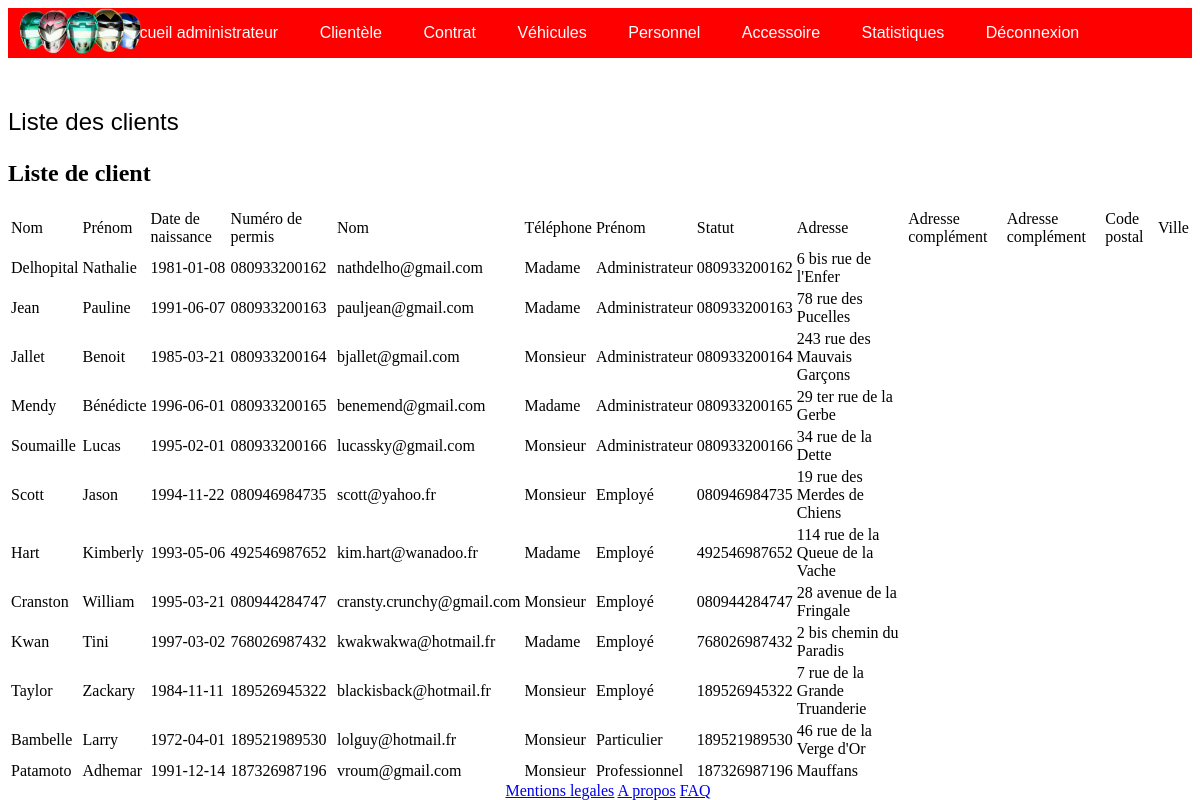
The page /controllers/adminController.php?option=listeClient (signed in) on the database its author committed.
### tables this page shows
CREATE TABLE IF NOT EXISTS `civilite` (
  `cli_civ_id` int(11) NOT NULL AUTO_INCREMENT,
  `cli_civ_libelle` varchar(5) NOT NULL,
  `cli_civ_denomination` varchar(15) NOT NULL,
  PRIMARY KEY (`cli_civ_id`)
);

CREATE TABLE IF NOT EXISTS `client` (
  `cli_id` int(11) NOT NULL AUTO_INCREMENT,
  `cli_civ_id` int(11) NOT NULL,
  `cli_nom` varchar(25) NOT NULL,
  `cli_prenom` varchar(25) NOT NULL,
  `cli_date_naissance` date NOT NULL,
  `cli_mail` varchar(40) NOT NULL,
  `cli_mdp` varchar(25) NOT NULL,
  `cli_stat_id` int(11) NOT NULL,
  `cli_permis_numero` varchar(25) DEFAULT NULL,
  PRIMARY KEY (`cli_id`),
  KEY `FK_client_cli_stat_id` (`cli_stat_id`),
  KEY `FK_client_cli_civ_id` (`cli_civ_id`)
);

CREATE TABLE IF NOT EXISTS `statut_client` (
  `cli_stat_id` int(11) NOT NULL AUTO_INCREMENT,
  `cli_stat_libelle` char(25) NOT NULL,
  `cli_stat_taux` float DEFAULT NULL,
  PRIMARY KEY (`cli_stat_id`)
);

CREATE TABLE IF NOT EXISTS `adresse` (
  `adresse_id` int(11) NOT NULL AUTO_INCREMENT,
  `adresse_l1` varchar(50) NOT NULL,
  `adresse_l2` varchar(50) DEFAULT NULL,
  `adresse_l3` varchar(50) DEFAULT NULL,
  `cli_id` int(11) NOT NULL,
  `type_adr_id` int(11) NOT NULL,
  `cp_id` int(11) NOT NULL,
  PRIMARY KEY (`adresse_id`)
);

### models/dao/clientDAO.php (called while the page is built, shortened)
<?php
	require_once('../controllers/dbConn.php');
	require_once('../models/Client.php');
	class client_DAO {
		function  Liste_Client() {
			global $dbConn;
			$SQLQuery ='call SP_Liste_Client()';
			$SQLResult = $dbConn->query($SQLQuery);
			if ($SQLResult->rowCount() == 0) {
				print('<tr><td colspan="6">Aucun enregistrement ne correspond à la demande</td></tr>');
			} else {
				while ($SQLRow = $SQLResult->fetchObject()) {
					$client[] = new client($SQLRow->cli_civ_denomination,$SQLRow->cli_date_naissance,$SQLRow->cli_id,$SQLRow->cli_mail,$SQLRow->cli_nom,$SQLRow->cli_permis_numero,$SQLRow->cli_prenom,
					$SQLRow->cli_stat_libelle,$SQLRow->adresse_l1,$SQLRow->adresse_l2,$SQLRow->adresse_l3,$SQLRow->cp_codepostal,$SQLRow->cp_ville);
				}
			return  $client;
			}
		}
	}

### models/Client.php (called while the page is built, shortened)
<?php
class Client {
	private $cli_civ_denomination;
	private $cli_date_naissance;
	private $cli_mail;
	private $cli_nom;
	private $cli_permis_numero;
	private $cli_prenom;
	private $cli_stat_libelle;
	private $adresse_l1;
	function __construct ($cli_civ_denomination='',$cli_date_naissance='',$cli_id='',$cli_mail='',$cli_nom='',$cli_permis_numero='0',$cli_prenom='',$cli_stat_libelle='',$adresse_l1=' ',$adresse_l2=' ',$adresse_l3=' ',$cp_codepostal='0',$cp_ville=' '){
		$this->cli_civ_denomination=$cli_civ_denomination;
		$this->cli_date_naissance=$cli_date_naissance;
		$this->cli_mail=$cli_mail;
		$this->cli_nom=$cli_nom;
		$this->cli_permis_numero=$cli_permis_numero;
		$this->cli_prenom=$cli_prenom;
		$this->cli_stat_libelle=$cli_stat_libelle;
		$this->adresse_l1=$adresse_l1;
	}
	public function getCli_civ_denomination(){
		return $this->cli_civ_denomination;
	}
	public function getCli_date_naissance(){
		return $this->cli_date_naissance;
	}
	public function getCli_mail(){
		return $this->cli_mail;
	}
	public function getCli_nom(){
		return $this->cli_nom;
	}
	public function getCli_permis_numero(){
		return $this->cli_permis_numero;
	}
	public function getCli_prenom(){
		return $this->cli_prenom;
	}
	public function getCli_stat_libelle(){
		return $this->cli_stat_libelle;
	}
	public function getAdresse_l1(){
		return $this->adresse_l1;
	}
}

### views/back/adminListeClients.php (the view, shortened to what this page needs)
<!DOCTYPE html>
<html>
	<head>
	</head>
	<body>
		<?php
			include_once('adminNavbar.php');
		?>
		<div>
			<p class= "contenu">Liste des clients</p>
			<?php
				$listeClient = isset ($listeClient) ? $listeClient : NULL;
				if ($listeClient!=null) {
					echo'<h2>Liste de client</h2>
					<table class="tablocli">
					<tr><td>Nom</td>
					<td>Prénom</td>
					<td>Date de naissance</td>
					<td>Numéro de permis</td>
					<td>Nom</td>
					<td>Téléphone</td>
					<td>Prénom</td>
					<td>Statut</td>
					<td>Adresse</td>
					<td>Adresse complément</td>
					<td>Adresse complément</td>
					<td>Code postal</td>
					<td>Ville</td>
					</tr>';
					$script = '';
					for ($i=0;$i<count($listeClient);$i++) {
						$script .= '<tr>';
						$script .= '<td>'.$listeClient[$i]->getCli_nom().'</td>';
						$script .= '<td>'.$listeClient[$i]->getCli_prenom().'</td>';
						$script .= '<td>'.$listeClient[$i]->getCli_date_naissance().'</td>';
						$script .= '<td>'.$listeClient[$i]->getCli_permis_numero().'</td>';
						$script .= '<td>'.$listeClient[$i]->getCli_mail().'</td>';
						$script .= '<td>'.$listeClient[$i]->getCli_civ_denomination().'</td>';
						$script .= '<td>'.$listeClient[$i]->getCli_stat_libelle().'</td>';
						$script .= '<td>'.$listeClient[$i]->getCli_permis_numero().'</td>';
						$script .= '<td>'.$listeClient[$i]->getAdresse_l1().'</td>';
					}
					print($script);
					echo '</table>';
				}
			?>
		</div>
	</body>
	<footer>
		<a href="mentionlegales.php">Mentions legales</a>
		<a href="apropos.php"> A propos</a>
		<a href="FAQ">FAQ</a>
	</footer>
</html>

### controllers/adminController.php (shortened to what this page needs)
<?php
	require_once('../models/dao/clientDAO.php');
	$choix = $_GET['option'];
	switch ($choix) {
	    case "listeClient":
	       	$maliste = new client_DAO;
			$listeClient = $maliste->Liste_Client();
			require_once('../views/back/adminListeClients.php');
	        break;
	}

### views/back/adminNavbar.php (shortened to what this page needs)
<!DOCTYPE html>
<html>
		<link rel="stylesheet" type="text/css" href="/PowerRenters/css/styleback.css">
	<body>
		<nav class="bandeauadmin">
			<img src="/PowerRenters/images/logopower.png" class="logopower">
			<ul>
				<li>
					<a href="/PowerRenters/controllers/adminController.php?option=accueil">Accueil administrateur</a>
				</li>
				<li>
					<a href="#">Clientèle</a>
				</li>
				<li>
					<a href="#">Contrat</a>
				</li>
				<li>
					<a href="#">Véhicules</a>
				</li>
				<li>
					<a href="#">Personnel</a>
				</li>
				<li>
					<a href="#">Accessoire</a>
				</li>
				<li>
					<a href="/PowerRenters/controllers/adminController.php?option=Statistiques">Statistiques</a>
				</li>
				<li>
					<a href="#">Déconnexion</a>
				</li>
			</ul>
		</nav>
	</body>
</html>

### css/styleback.css (style rules this page uses)
html { border:0; background-color: white; }
.bandeauadmin { vertical-align: middle; background-color: red; display: block; }
.bandeauadmin a { color: white; text-decoration: none; font-family: arial; line-height: 50px; }
.bandeauadmin ul { display: block; text-align: center; display: flex; justify-content: space-around; width: 1000px; margin: auto; padding: 0; }
.bandeauadmin ul li { display: inline-block; }
.contenu { margin-top: 50px; font-size: x-large; font-style: bold; font-family: arial; }
footer { width: 100%; bottom: 0; text-align: center; position: fixed; }
.logopower { width: 150px; z-index: 1; position: absolute; }

### rows shown on the page
civilite: client.cli_nom "Delhopital", client.cli_prenom "Nathalie", client.cli_date_naissance "1981-01-08", client.cli_permis_numero "080933200162", client.cli_mail "nathdelho@gmail.com", cli_civ_denomination "Madame", statut_client.cli_stat_libelle "Administrateur", adresse.adresse_l1 "6 bis rue de l'Enfer", client.cli_nom "Jean", client.cli_prenom "Pauline", client.cli_date_naissance "1991-06-07", client.cli_permis_numero "080933200163", client.cli_mail "pauljean@gmail.com", adresse.adresse_l1 "78 rue des Pucelles", client.cli_nom "Mendy", client.cli_prenom "Bénédicte", client.cli_date_naissance "1996-06-01", client.cli_permis_numero "080933200165", client.cli_mail "benemend@gmail.com", adresse.adresse_l1 "29 ter rue de la Gerbe", client.cli_nom "Hart", client.cli_prenom "Kimberly", client.cli_date_naissance "1993-05-06", client.cli_permis_numero "492546987652", client.cli_mail "kim.hart@wanadoo.fr", statut_client.cli_stat_libelle "Employé", adresse.adresse_l1 "114 rue de la Queue de la Vache", client.cli_nom "Kwan", client.cli_prenom "Tini", client.cli_date_naissance "1997-03-02", client.cli_permis_numero "768026987432", client.cli_mail "kwakwakwa@hotmail.fr", adresse.adresse_l1 "2 bis chemin du Paradis"
civilite: client.cli_nom "Jallet", client.cli_prenom "Benoit", client.cli_date_naissance "1985-03-21", client.cli_permis_numero "080933200164", client.cli_mail "bjallet@gmail.com", cli_civ_denomination "Monsieur", statut_client.cli_stat_libelle "Administrateur", adresse.adresse_l1 "243 rue des Mauvais Garçons", client.cli_nom "Soumaille", client.cli_prenom "Lucas", client.cli_date_naissance "1995-02-01", client.cli_permis_numero "080933200166", client.cli_mail "lucassky@gmail.com", adresse.adresse_l1 "34 rue de la Dette", client.cli_nom "Scott", client.cli_prenom "Jason", client.cli_date_naissance "1994-11-22", client.cli_permis_numero "080946984735", client.cli_mail "scott@yahoo.fr", statut_client.cli_stat_libelle "Employé", adresse.adresse_l1 "19 rue des Merdes de Chiens", client.cli_nom "Cranston", client.cli_prenom "William", client.cli_date_naissance "1995-03-21", client.cli_permis_numero "080944284747", client.cli_mail "cransty.crunchy@gmail.com", adresse.adresse_l1 "28 avenue de la Fringale", client.cli_nom "Taylor", client.cli_prenom "Zackary", client.cli_date_naissance "1984-11-11", client.cli_permis_numero "189526945322", client.cli_mail "blackisback@hotmail.fr", adresse.adresse_l1 "7 rue de la Grande Truanderie", client.cli_nom "Bambelle", client.cli_prenom "Larry", client.cli_date_naissance "1972-04-01", client.cli_permis_numero "189521989530", client.cli_mail "lolguy@hotmail.fr", statut_client.cli_stat_libelle "Particulier", adresse.adresse_l1 "46 rue de la Verge d'Or", client.cli_nom "Patamoto", client.cli_prenom "Adhemar", client.cli_date_naissance "1991-12-14", client.cli_permis_numero "187326987196", client.cli_mail "vroum@gmail.com", statut_client.cli_stat_libelle "Professionnel", adresse.adresse_l1 "Mauffans"
